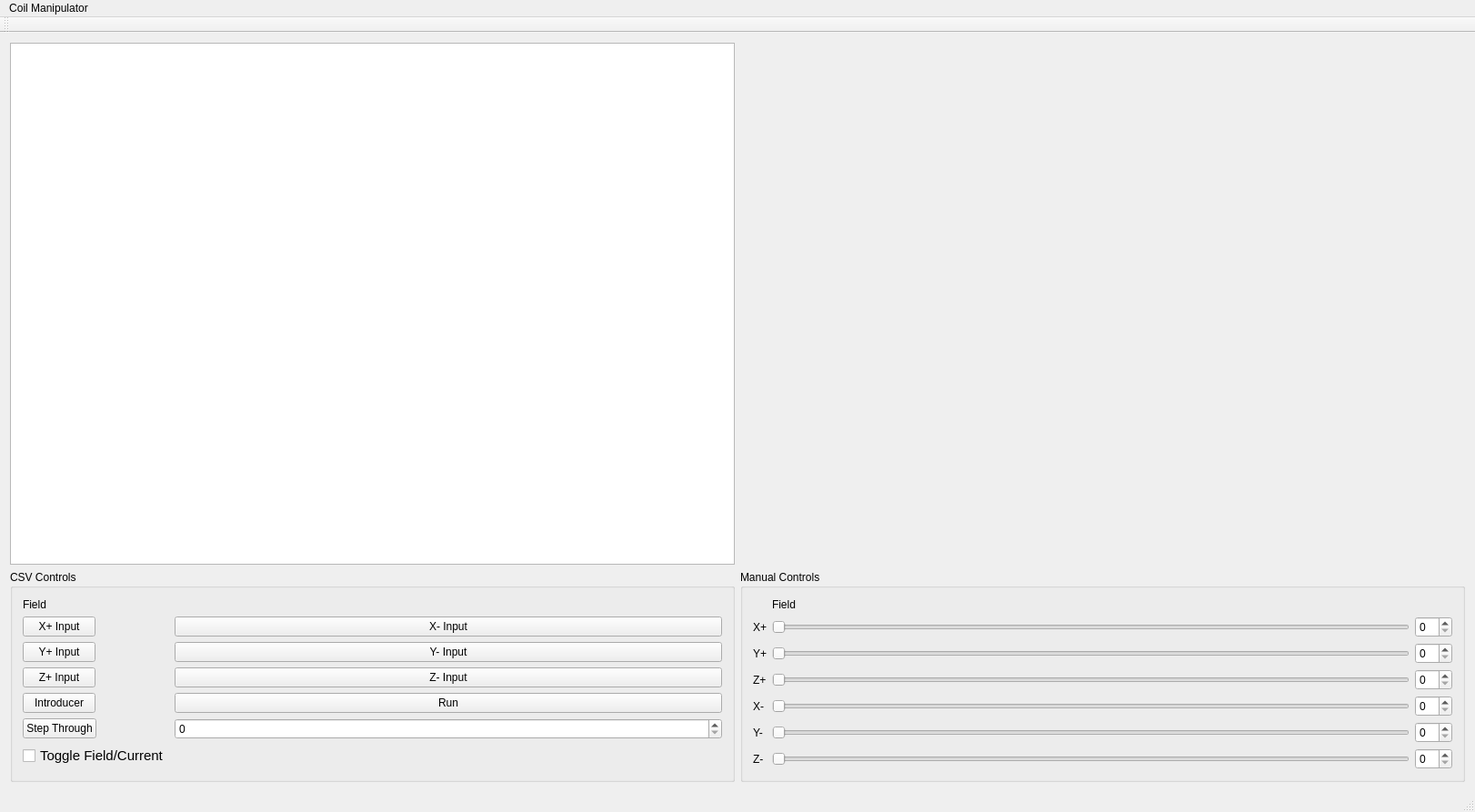
<?xml version="1.0" encoding="UTF-8"?>
<ui version="4.0">
 <class>MainWindow</class>
 <widget class="QMainWindow" name="MainWindow">
  <property name="geometry">
   <rect>
    <x>0</x>
    <y>0</y>
    <width>1622</width>
    <height>893</height>
   </rect>
  </property>
  <property name="sizePolicy">
   <sizepolicy hsizetype="Fixed" vsizetype="Fixed">
    <horstretch>0</horstretch>
    <verstretch>0</verstretch>
   </sizepolicy>
  </property>
  <property name="windowTitle">
   <string>MainWindow</string>
  </property>
  <widget class="QWidget" name="centralWidget">
   <layout class="QGridLayout" name="gridLayout_2">
    <item row="1" column="0">
     <widget class="QGroupBox" name="csvBox">
      <property name="enabled">
       <bool>true</bool>
      </property>
      <property name="title">
       <string>CSV Controls</string>
      </property>
      <layout class="QFormLayout" name="formLayout">
       <item row="0" column="0">
        <widget class="QLabel" name="CF_Label_CSV">
         <property name="text">
          <string>Field</string>
         </property>
         <property name="alignment">
          <set>Qt::AlignCenter</set>
         </property>
        </widget>
       </item>
       <item row="1" column="0">
        <widget class="QPushButton" name="csvInputX1">
         <property name="text">
          <string>X+ Input</string>
         </property>
        </widget>
       </item>
       <item row="1" column="1">
        <widget class="QPushButton" name="csvInputX2">
         <property name="text">
          <string>X- Input</string>
         </property>
        </widget>
       </item>
       <item row="2" column="0">
        <widget class="QPushButton" name="csvInputY1">
         <property name="text">
          <string>Y+ Input</string>
         </property>
        </widget>
       </item>
       <item row="2" column="1">
        <widget class="QPushButton" name="csvInputY2">
         <property name="text">
          <string>Y- Input</string>
         </property>
        </widget>
       </item>
       <item row="3" column="0">
        <widget class="QPushButton" name="csvInputZ1">
         <property name="text">
          <string>Z+ Input</string>
         </property>
        </widget>
       </item>
       <item row="3" column="1">
        <widget class="QPushButton" name="csvInputZ2">
         <property name="text">
          <string>Z- Input</string>
         </property>
        </widget>
       </item>
       <item row="4" column="0">
        <widget class="QPushButton" name="csvInputINTR">
         <property name="text">
          <string>Introducer</string>
         </property>
        </widget>
       </item>
       <item row="4" column="1">
        <widget class="QPushButton" name="pushButton">
         <property name="text">
          <string>Run</string>
         </property>
        </widget>
       </item>
       <item row="5" column="0">
        <widget class="QPushButton" name="stepButton">
         <property name="text">
          <string>Step Through</string>
         </property>
        </widget>
       </item>
       <item row="5" column="1">
        <widget class="QSpinBox" name="stepBox"/>
       </item>
       <item row="6" column="0">
        <widget class="QCheckBox" name="Field_Current_Toggle">
         <property name="font">
          <font>
           <pointsize>11</pointsize>
          </font>
         </property>
         <property name="text">
          <string>Toggle Field/Current</string>
         </property>
        </widget>
       </item>
      </layout>
     </widget>
    </item>
    <item row="1" column="1">
     <widget class="QGroupBox" name="groupBox">
      <property name="title">
       <string>Manual Controls</string>
      </property>
      <layout class="QGridLayout" name="gridLayout">
       <item row="4" column="0">
        <widget class="QLabel" name="Z1_Label">
         <property name="text">
          <string>Z+</string>
         </property>
        </widget>
       </item>
       <item row="7" column="1">
        <widget class="FancySlider" name="Z2_Slider">
         <property name="orientation">
          <enum>Qt::Horizontal</enum>
         </property>
        </widget>
       </item>
       <item row="4" column="2">
        <widget class="QSpinBox" name="Z1_SpinBox">
         <property name="font">
          <font>
           <pointsize>9</pointsize>
          </font>
         </property>
        </widget>
       </item>
       <item row="6" column="1">
        <widget class="FancySlider" name="Y2_Slider">
         <property name="orientation">
          <enum>Qt::Horizontal</enum>
         </property>
        </widget>
       </item>
       <item row="7" column="2">
        <widget class="QSpinBox" name="Z2_SpinBox">
         <property name="font">
          <font>
           <pointsize>9</pointsize>
          </font>
         </property>
        </widget>
       </item>
       <item row="5" column="1">
        <widget class="FancySlider" name="X2_Slider">
         <property name="orientation">
          <enum>Qt::Horizontal</enum>
         </property>
        </widget>
       </item>
       <item row="3" column="0">
        <widget class="QLabel" name="Y1_Label">
         <property name="text">
          <string>Y+</string>
         </property>
        </widget>
       </item>
       <item row="7" column="0">
        <widget class="QLabel" name="Z2_Label">
         <property name="text">
          <string>Z-</string>
         </property>
        </widget>
       </item>
       <item row="6" column="0">
        <widget class="QLabel" name="Y2_Label">
         <property name="text">
          <string>Y-</string>
         </property>
        </widget>
       </item>
       <item row="4" column="1">
        <widget class="FancySlider" name="Z1_Slider">
         <property name="orientation">
          <enum>Qt::Horizontal</enum>
         </property>
        </widget>
       </item>
       <item row="5" column="0">
        <widget class="QLabel" name="X2_Label">
         <property name="text">
          <string>X-</string>
         </property>
        </widget>
       </item>
       <item row="6" column="2">
        <widget class="QSpinBox" name="Y2_SpinBox">
         <property name="font">
          <font>
           <pointsize>9</pointsize>
          </font>
         </property>
        </widget>
       </item>
       <item row="1" column="0">
        <widget class="QLabel" name="X1_Label">
         <property name="text">
          <string>X+</string>
         </property>
        </widget>
       </item>
       <item row="3" column="2">
        <widget class="QSpinBox" name="Y1_SpinBox">
         <property name="font">
          <font>
           <pointsize>9</pointsize>
          </font>
         </property>
        </widget>
       </item>
       <item row="3" column="1">
        <widget class="FancySlider" name="Y1_Slider">
         <property name="orientation">
          <enum>Qt::Horizontal</enum>
         </property>
        </widget>
       </item>
       <item row="5" column="2">
        <widget class="QSpinBox" name="X2_SpinBox">
         <property name="font">
          <font>
           <pointsize>9</pointsize>
          </font>
         </property>
        </widget>
       </item>
       <item row="1" column="1">
        <widget class="FancySlider" name="X1_Slider">
         <property name="pageStep">
          <number>0</number>
         </property>
         <property name="orientation">
          <enum>Qt::Horizontal</enum>
         </property>
        </widget>
       </item>
       <item row="0" column="1">
        <widget class="QLabel" name="CF_Label_MAN">
         <property name="text">
          <string>Field</string>
         </property>
        </widget>
       </item>
       <item row="1" column="2">
        <widget class="QSpinBox" name="X1_SpinBox">
         <property name="font">
          <font>
           <pointsize>9</pointsize>
          </font>
         </property>
        </widget>
       </item>
      </layout>
     </widget>
    </item>
    <item row="0" column="0">
     <widget class="ClickableView" name="graphicsViewL1">
      <property name="sceneRect">
       <rectf>
        <x>0.000000000000000</x>
        <y>0.000000000000000</y>
        <width>200.000000000000000</width>
        <height>300.000000000000000</height>
       </rectf>
      </property>
     </widget>
    </item>
   </layout>
  </widget>
  <widget class="QMenuBar" name="menuBar">
   <property name="geometry">
    <rect>
     <x>0</x>
     <y>0</y>
     <width>1622</width>
     <height>31</height>
    </rect>
   </property>
   <widget class="QMenu" name="menuCoil_Manipulator">
    <property name="title">
     <string>Coil Manipulator</string>
    </property>
   </widget>
   <addaction name="menuCoil_Manipulator"/>
  </widget>
  <widget class="QToolBar" name="mainToolBar">
   <attribute name="toolBarArea">
    <enum>TopToolBarArea</enum>
   </attribute>
   <attribute name="toolBarBreak">
    <bool>false</bool>
   </attribute>
  </widget>
  <widget class="QStatusBar" name="statusBar"/>
 </widget>
 <layoutdefault spacing="6" margin="11"/>
 <customwidgets>
  <customwidget>
   <class>FancySlider</class>
   <extends>QSlider</extends>
   <header>fancyslider.h</header>
  </customwidget>
  <customwidget>
   <class>ClickableView</class>
   <extends>QGraphicsView</extends>
   <header>clickableview.h</header>
  </customwidget>
 </customwidgets>
 <resources/>
 <connections/>
</ui>
